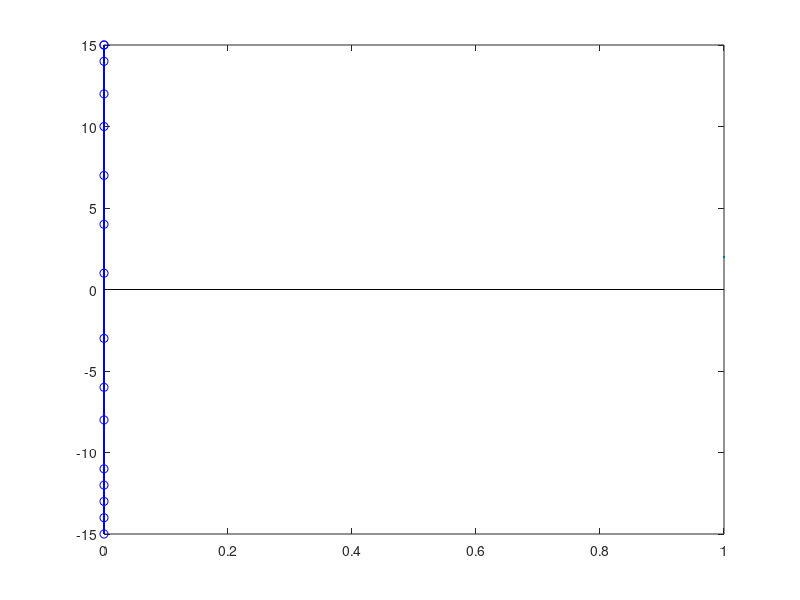

This chart was generated by the following MATLAB code: (Note: this script raises an error after producing the figure.)
% Create sin and cos Template for _MHz signal
%F1 = 3*10^6;     % 3.0 MHz
%F1 = 2*10^6;     % 2.0 MHz
%F1 = 2.5*10^6;   % 2.5 MHz
%F1 = 2.25*10^6;   % 2.25 MHz
F1 = 2.75*10^6;   % 2.75 MHz  



% Magnitude
Magnitude = 15; % +-15
%Magnitude = 1023; % +-1000

% 1 = 802.15.4
% 2 = BLE
MODE = 2;
%---------------------------------------------------%
% Data rate
fs1 = 128*10^6; % 16MHz Clock (sampling frequency)
dt1 = 1/fs1;    % seconds per sample

if (MODE == 1) StopTime1 = 0.45e-6;  % need 8 samples for 802.15.4
else StopTime1 = 0.95e-6; end       % need 16 samples for BLE

t1 = (0:dt1:StopTime1)'; 
% For ploting
data1 = Magnitude*cos(2*pi*F1*t1); 
data2 = Magnitude*sin(2*pi*F1*t1);

%---------------------------------------------------%
% Sample rate
F2 = 16*10^6;   % 16MHz
t2 = (0:1/F2:StopTime1);
%---------------------------------------------------%
Template1 = zeros(1,length(t2),'double')';
Template2 = zeros(1,length(t2),'double')';

i = 1;
for t = t2
    Template1(i) = round(Magnitude*cos(2*pi*F1*t)); 
    Template2(i) = round(Magnitude*sin(2*pi*F1*t)); 
    i = i + 1;
end    
% clear figure
clf
% Plot cosine
plot(t1,data1,Color="b",LineWidth = 2);
hold on;
stem(t2,Template1,Color="b");
title("2MHz Cos", "FontSize",28, LineWidth = 2);
%hold on;
% Plot sine
plot(t1,data2,Color="r");
hold on;
stem(t2,Template2,Color="r");
%hold on;


% Verilog text
% Note: need to change the Template name "Template_Cos'XX'MHz"
for i = 1:length(Template1)
    % check if negative
    if Template1(i) < 0 
        VerilogCosTemplate(i,1) = "assign Template_Cos275MHz["+(i-1)+"] = -5'd"+(abs(Template1(i)))+";";
    else
        VerilogCosTemplate(i,1) = "assign Template_Cos275MHz["+(i-1)+"] = 5'd"+Template1(i)+";";
    end
    % check if negative
    if Template2(i) < 0 
        VerilogSinTemplate(i,1) = "assign Template_Sin275MHz["+(i-1)+"] = -5'd"+(abs(Template2(i)))+";";
    else
        VerilogSinTemplate(i,1) = "assign Template_Sin275MHz["+(i-1)+"] = 5'd"+Template2(i)+";";
    end
end

% MATLAB text
for i = 1:length(Template1)
    if i == 1
        MATLABCosTemplate = Template1(i);
        MATLABSinTemplate = Template2(i);
    else
        MATLABCosTemplate = MATLABCosTemplate + ";" + Template1(i);
        MATLABSinTemplate = MATLABSinTemplate + ";" + Template2(i);
    end
end
